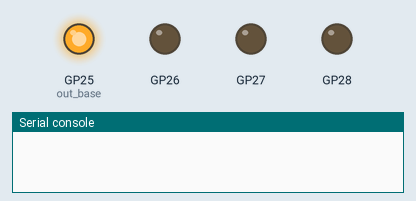
Bench run of a program on a simulated Raspberry Pi Pico running MicroPython. Parts: output pins drawn as LEDs (lit = HIGH), the last lines printed to the serial console. At 6.4 s the program stops and its outputs stay as they are.

Above: at 0.05 s.
At 0.95 s:
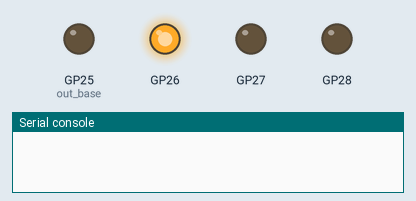
At 1.66 s:
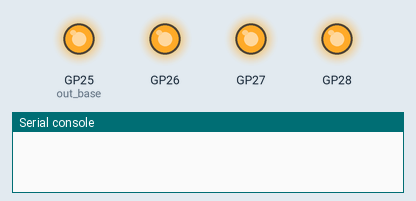
At 3.16 s:
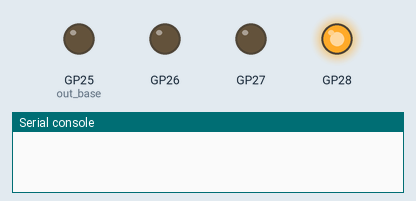
At 4.67 s:
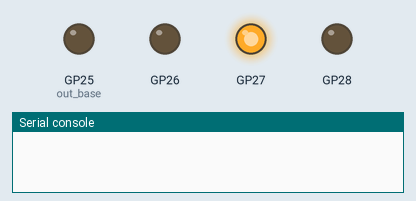
At 6.5 s:
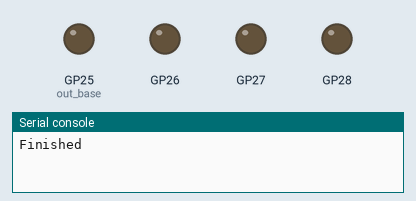
Timing chart, 0 to 7.9 s (numbered marks = the images above):
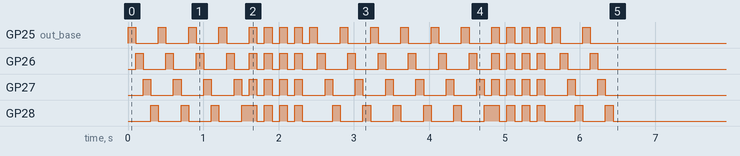

The program:

pio_blink.py
```python
# Micropython
'''Demonstrates basic use of PIO to blink four LEDs. The pattern of the blink is
defined by a tuple or list of 32 bit words.'''
import time
from rp2 import StateMachine, asm_pio
from machine import Pin

@rp2.asm_pio(out_init=(rp2.PIO.OUT_LOW,)*4,
             set_init=(rp2.PIO.OUT_LOW,)*4,
             autopull=True)
def blinky():
    '''PIO routine that runs 4 LEDs through a specified pattern. Before invoking, set
    the x register to the delay factor to use between nibbles.'''
    label("next_nibble")
    out(pins, 4)

    T = 31
    mov(y,x)
    label("delay_loop")
    nop()         [T]
    jmp(y_dec, "delay_loop")
    jmp(not_osre, "next_nibble")
    irq(0)  # Tell the ISR that we need our next value
    jmp("next_nibble")

def monitor(sm):
    '''Interrupt Service Routine that feeds the next word of patterns to
    the state machine.'''
    global count
    global patterns

    count += 1
    if count > len(patterns)*loops:
        sm.active(0)
        sm.exec('set(pins,0x0)') # turn off all the LEDs
    else:
        sm.put(patterns[count%len(patterns)])

if __name__ == "__main__":
    patterns = [0x42184218]
    patterns = [0x0f0f0f0f]
    patterns = [0x01020408]
    patterns = [0xf1f2f4f8]
    patterns = [0x6a0f0f0f]
    patterns = [0x01234567, 0x89abcdef, 0x0e0e0e0e]
    patterns = [0x12481248, 0x12481248, 0x12481248, 0xf0f0f0f0]
    count = 0
    loops = 2

    sm = rp2.StateMachine(0, blinky, freq=2000, out_base=Pin(25), set_base=Pin(25))
    sm.exec('set(x,5)') # set the delay multiplier
    sm.irq(monitor)
    monitor(sm)
    sm.active(1)
    while (sm.active()):
        pass

print('Finished')
```

Measured:
- by itself, GP25 (out_base): LOW → HIGH at 0.00 s, → LOW 0.10 s later, → HIGH 0.30 s later, → LOW 0.10 s later, … (40 changes in this stretch)
- by itself, GP26: LOW → HIGH at 0.10 s, → LOW 0.10 s later, → HIGH 0.30 s later, → LOW 0.10 s later, … (40 changes in this stretch)
- by itself, GP27: LOW → HIGH at 0.20 s, → LOW 0.10 s later, → HIGH 0.30 s later, → LOW 0.10 s later, … (40 changes in this stretch)
- by itself, GP28: LOW → HIGH at 0.30 s, → LOW 0.10 s later, → HIGH 0.30 s later, → LOW 0.10 s later, … (36 changes in this stretch)
